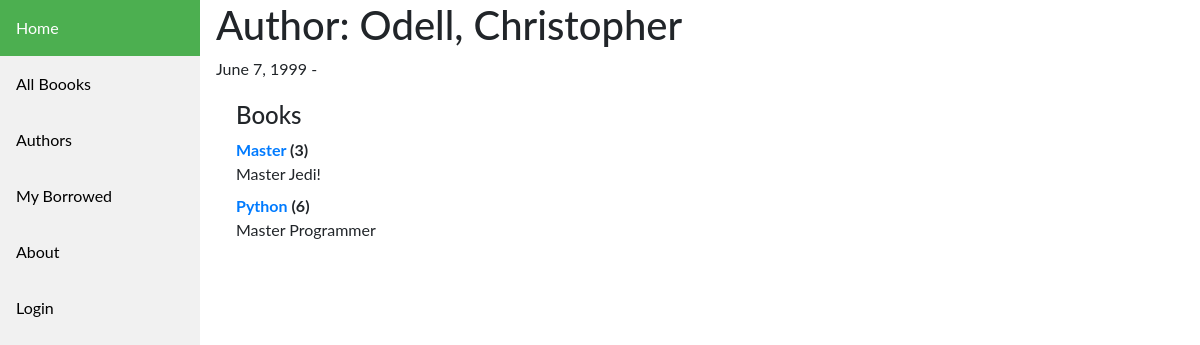
/catalog/author/2, run on the app's committed database.
### catalog/models.py (models this page shows, shortened)
class Author(models.Model):
    first_name = models.CharField(max_length=100)
    last_name = models.CharField(max_length=100)
    date_of_birth = models.DateField(null=True, blank=True)
    date_of_death = models.DateField('died', null=True, blank=True)
    class Meta:
        ordering = ['last_name', 'first_name']
    def __str__(self):
        return f'{self.last_name}, {self.first_name}'

class Book(models.Model):
    title = models.CharField(max_length=200)
    author = models.ForeignKey('Author', on_delete=models.SET_NULL, null=True)
    summary = models.TextField(max_length=1000, help_text='Enter a brief description of the book')
    isbn = models.CharField('ISBN', max_length=13, help_text='13 Character <a href="https://www.isbn-international.org/content/what-isbn">ISBN number</a>')
    genre = models.ManyToManyField(Genre, help_text='Select a genre for this book')
    language = models.ForeignKey('Language', on_delete=models.SET_NULL, null=True)
    def __str__(self):
        return self.title
    def display_genre(self):
        """Create a string for the Genre. This is required to display genre in Admin."""
        return ', '.join(genre.name for genre in self.genre.all()[:3])
    display_genre.short_description = 'Genre'

### catalog/views.py (the view)
# urls.py: path('author/<int:pk>', views.AuthorDetailView.as_view(), name='author-detail'),
class AuthorDetailView(generic.DetailView):
    model = Author
    paginate_by = 2

### catalog/templates/catalog/author_detail.html (shortened to what this page needs)
{% extends "catalog/base_generic.html" %} {% block content %}
<h1>Author: {{ author }}</h1>
<p>
  {{author.date_of_birth}} -
</p>
<div style="margin-left: 20px; margin-top: 20px;">
  <h4>Books</h4>
  <dl>
    {% for book in author.book_set.all %}
    <dt>
      <a href="{% url 'book-detail' book.pk %}">{{book}}</a>
      ({{book.bookinstance_set.all.count}})
    </dt>
    <dd>{{book.summary}}</dd>
    {% endfor %}
  </dl>
</div>
{% endblock %}

### catalog/static/css/styles.css (style rules this page uses)
body { margin: 0; font-family: "Lato", sans-serif; }

### data on the page
Author: last_name+first_name "Odell, Christopher", date_of_birth "June 7, 1999"
Book: title "Master", bookinstance_set.all.count "3", summary "Master Jedi!"
Book: title "Python", bookinstance_set.all.count "6", summary "Master Programmer"
